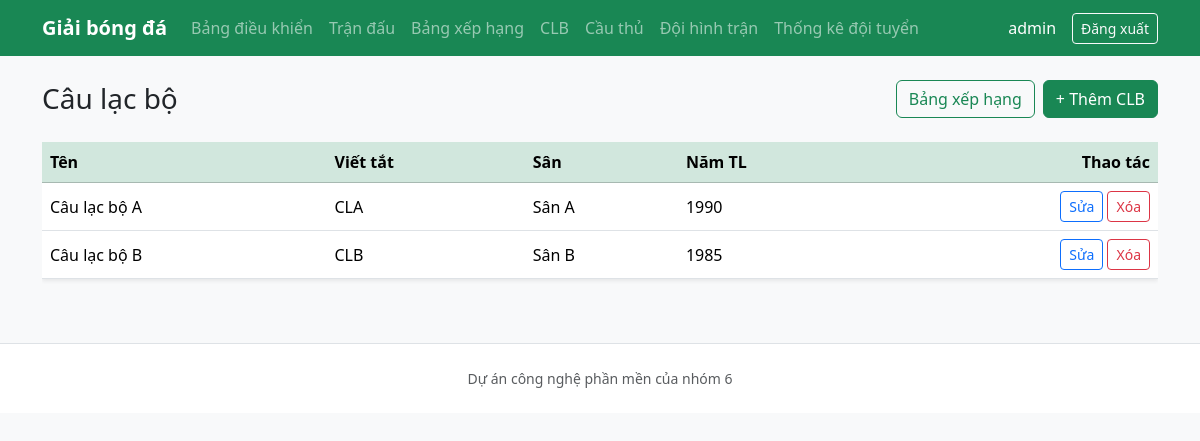
The page /admin/clubs.php (signed in) on the database its author committed.
### tables this page shows
CREATE TABLE Club (
    ClubId        INT AUTO_INCREMENT PRIMARY KEY,
    Name          VARCHAR(128) NOT NULL,
    ShortName     VARCHAR(16) NULL,
    Stadium       VARCHAR(256) NULL,
    FoundedYear   SMALLINT NULL,
    LogoUrl       VARCHAR(512) NULL
);

### admin/clubs.php (the view, shortened to what this page needs)
<?php
$pdo = getPdo();
$rows = $pdo->query('SELECT * FROM `Club` ORDER BY Name')->fetchAll();
require_once dirname(__DIR__) . '/includes/header.php';
?>
<div class="d-flex justify-content-between align-items-center mb-4">
    <h1 class="h3 mb-0">Câu lạc bộ</h1>
    <div class="d-flex flex-wrap gap-2">
        <a href="standings.php" class="btn btn-outline-success">Bảng xếp hạng</a>
        <a href="club_form.php" class="btn btn-success">+ Thêm CLB</a>
    </div>
</div>
<div class="table-responsive">
    <table class="table table-hover align-middle bg-white shadow-sm">
        <thead class="table-success">
            <tr>
                <th>Tên</th>
                <th>Viết tắt</th>
                <th>Sân</th>
                <th>Năm TL</th>
                <th class="text-end">Thao tác</th>
            </tr>
        </thead>
        <tbody>
            <?php foreach ($rows as $r): ?>
                <tr>
                    <td><?= htmlspecialchars((string) $r['Name'], ENT_QUOTES, 'UTF-8') ?></td>
                    <td><?= htmlspecialchars((string) ($r['ShortName'] ?? ''), ENT_QUOTES, 'UTF-8') ?></td>
                    <td><?= htmlspecialchars((string) ($r['Stadium'] ?? ''), ENT_QUOTES, 'UTF-8') ?></td>
                    <td><?= $r['FoundedYear'] !== null ? (int) $r['FoundedYear'] : '—' ?></td>
                    <td class="text-end">
                        <a class="btn btn-sm btn-outline-primary" href="club_form.php?id=<?= (int) $r['ClubId'] ?>">Sửa</a>
                        <form class="d-inline" method="post" action="club_delete.php" onsubmit="return confirm('Xóa CLB và toàn bộ cầu thủ thuộc CLB?');">
                            <button type="submit" class="btn btn-sm btn-outline-danger">Xóa</button>
                        </form>
                    </td>
                </tr>
            <?php endforeach; ?>
        </tbody>
    </table>
</div>
<?php require_once dirname(__DIR__) . '/includes/footer.php'; ?>

### rows shown on the page
club: Name "Câu lạc bộ A", ShortName "CLA", Stadium "Sân A", FoundedYear "1990"
club: Name "Câu lạc bộ B", ShortName "CLB", Stadium "Sân B", FoundedYear "1985"

### other values the page prints
$_SESSION['admin_username'] "admin"
